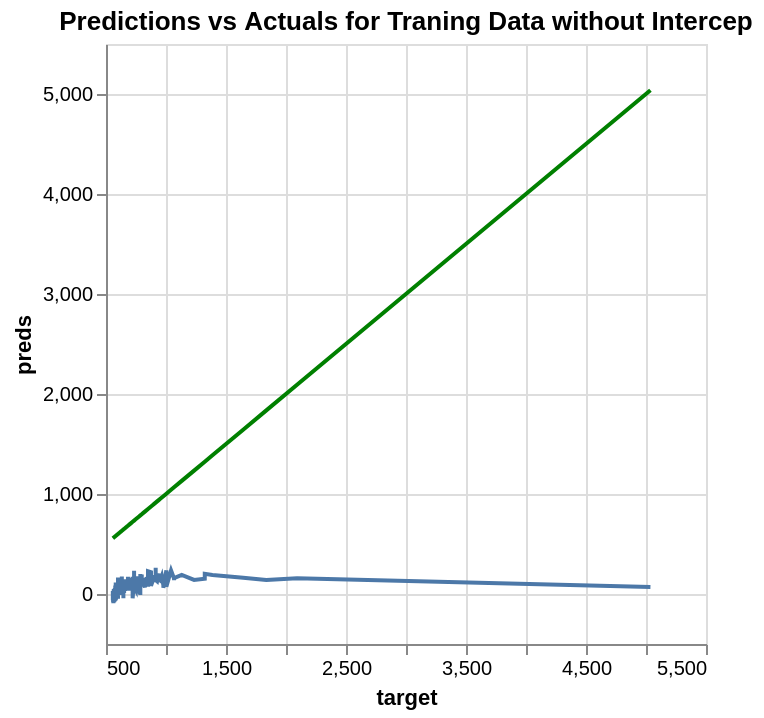

The notebook cell saved with this chart:
### Code cell
perfect = alt.Chart(pd.DataFrame({'target': y_train.values.flatten(), 'preds': y_train.values.flatten()})).mark_line(color='green').encode(
    x='target',
    y='preds'
)

# Removed .values and used .flatten() directly on the NumPy arrays
pred_chart_train = alt.Chart(pd.DataFrame({'target': y_train.values.flatten(), 'preds': y_train_pred_F.flatten()})).mark_line().encode(
    x='target',
    y='preds'
)

(pred_chart_train + perfect).properties(title = 'Predictions vs Actuals for Traning Data without Intercep')

### Figure 1 — Vega-Lite specification as saved in the notebook (floating-point values rounded to 4 significant figures; data arrays with more than 128 entries replaced by an {"elided": "..."} marker saying what was removed)
{"config": {"view": {"continuousWidth": 300, "continuousHeight": 300}}, "layer": [{"data": {"name": "data-ec52ccf1f1a9c8869bcbbf10e776c075"}, "mark": {"type": "line"}, "encoding": {"x": {"field": "target", "type": "quantitative"}, "y": {"field": "preds", "type": "quantitative"}}}, {"data": {"name": "data-81be552d6ed036d9af2d3f6ec02ab29b"}, "mark": {"type": "line", "color": "green"}, "encoding": {"x": {"field": "target", "type": "quantitative"}, "y": {"field": "preds", "type": "quantitative"}}}], "title": "Predictions vs Actuals for Traning Data without Intercep", "$schema": "https://vega.github.io/schema/vega-lite/v5.20.1.json", "datasets": {"data-ec52ccf1f1a9c8869bcbbf10e776c075": {"elided": "3433 records"}, "data-81be552d6ed036d9af2d3f6ec02ab29b": {"elided": "3433 records"}}}
